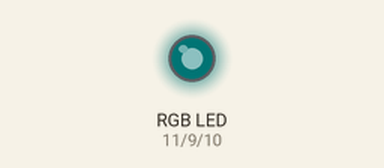
This sketch was run on a simulated Arduino Uno, built with avr-gcc and run on an emulated ATmega328P. Parts: an RGB LED mixed from three pins (HIGH = lit). Dim RGB values are drawn brighter than linear; what the sketch prints to the serial monitor is not drawn.

Above: at 0.15 s.
Timing chart, 0 to 1.6 s (numbered marks = the images above):
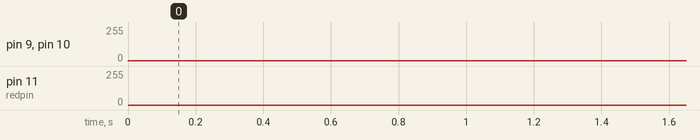

Measured:
- by itself, pin 9 (greenpin), pin 10 (bluepin): 0/255 → 1/255 at 0.00 s

The sketch:

project9-rgbled.ino
```cpp
int redpin = 11;
int greenpin = 9;
int bluepin = 10;

int val;
void setup() {
  pinMode(redpin, OUTPUT);
  pinMode(greenpin, OUTPUT);
  pinMode(bluepin, OUTPUT);
  Serial.begin(9600);
}
void loop()
{
  for(val=0; val<255; val++)
  {
   analogWrite(11, val);
   analogWrite(9, 1);
   analogWrite(10, 1);

   delay(3);
  }
for(val=255; val>0; val--)
  {
   analogWrite(11, val);
   analogWrite(9, 1);
   analogWrite(10, 1);
   delay(3);
  }

 Serial.println(val, DEC);
}
```
